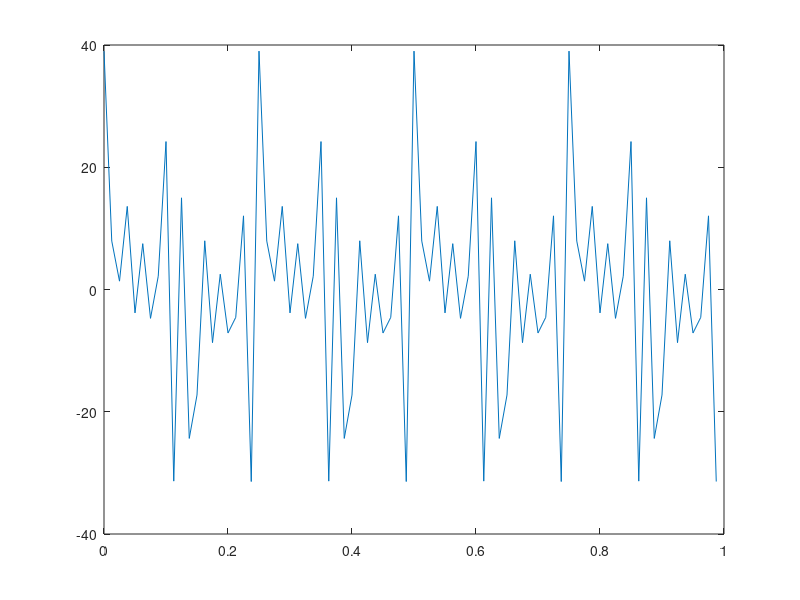
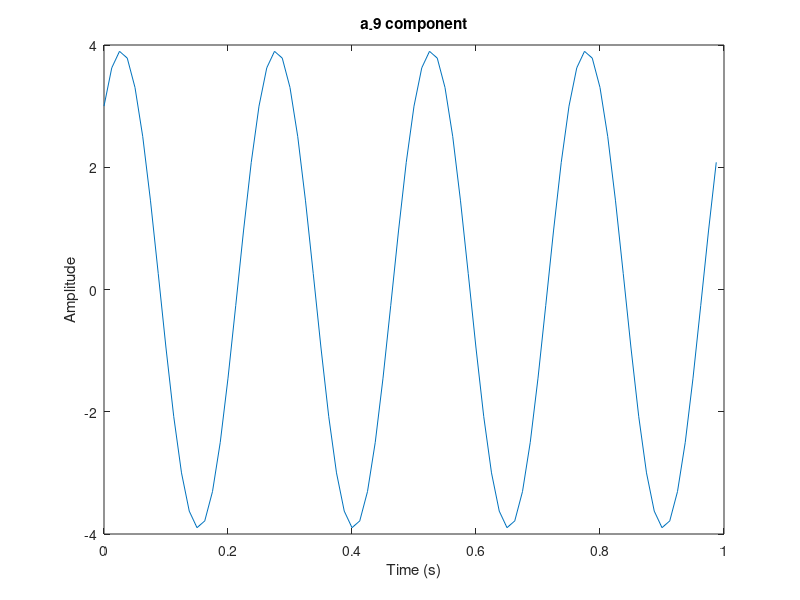
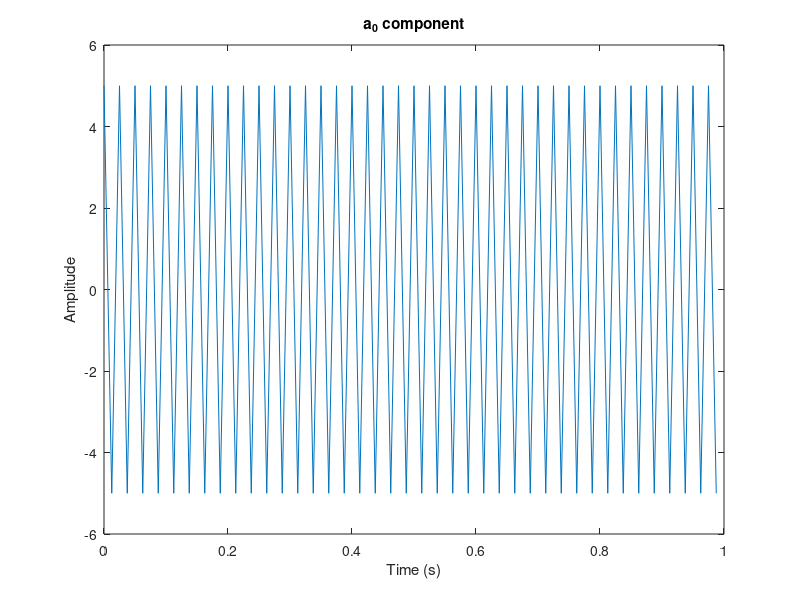
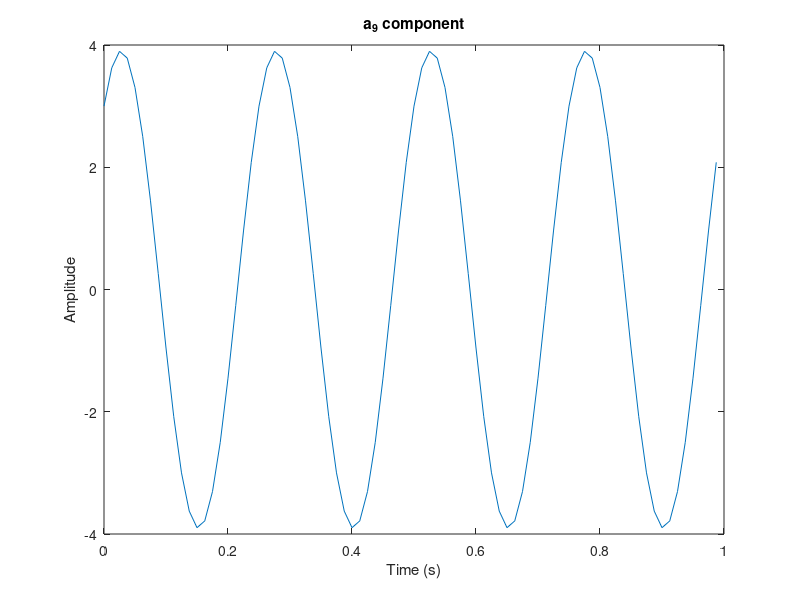

Here is the MATLAB script that generated these plots, in order:
% EEL3135 Lab 3
% Name: Evan Baesler
% UFID: 31151619

% Part 1 - 
% Calculate the phasors using Matlab in polar form for each set of Fourier coefficients.
%The code should use a for-loop where the amplitude and phase are held in the vectors, Amp and Phi (provide
%the code and solution).
%Amp = [A−9, A−8, A−7, A−6, A−5, A−4, A−3, A−2, A−1, A0, A1, A2, A3, A4, A5, A6, A7, A8, A9]
%Phi = [ϕ−9, ϕ−8, ϕ−7, ϕ−6, ϕ−5, ϕ−4, ϕ−3, ϕ−2, ϕ−1, ϕ0, ϕ1, ϕ2, ϕ3, ϕ4, ϕ5, ϕ6, ϕ7, ϕ8, ϕ9]

data =  [3-2.5*i, 0+0*i, 2-2.5*i, 0+0*i, 0+0*i, 3-3*i, 0+0*i, 8-5*i, 0+0*i, 5, 0+0*i, 8+5*i, 0+0*i, 3+3*i, 2+2.5*i, 0+0*i, 2+2.5*i, 0+0*i, 3+2.5*i];

% Taking length of data, and setting up 1x19 arrays to store each waveforms
% amplitude and phase, along with constructing the equivalent cosine wave.
N = length(data);
Phasor = zeros(1, N);
Amp = zeros(1,N);
Phi = zeros(1,N);

% Uses data to find amplitude and phase, storing it and constructing our
% waveforms.
for count = 1:N
    Amp(count) = abs(data(count));
    Phi(count) = angle(data(count));
    Phasor(count) = Amp(count) * exp(1j * Phi(count));
end

% Part 2 -
% Provide the MatLab code for the time vector, "t" that will be used in 
% the Fourier synthesis equation. This will be held as a vector and used 
% to build your sinusoid components.

fs = 80; % Given by prompt.
dt = 1/fs; % Sampling rate is 1/fs
t = 0:dt:1-dt; % Time is set to give 80 samples within a 1 second period.

% Part 3 - 
% Create another for loop that will loop through the ak fourier 
% coefficients which will create each sinusoidal component Xk(t). 
% These sinusoidal components will be held in a Matrix, M(K, N), 
% where k is the number of fourier coefficients and N is the length of 
% the signal.

N = length(t); % Makes N a 1x80 array
K = 19; % We have 19 data points. (-9 to 9)
M = zeros(K,N); % Makes an array of 19x80 (19 waves, 80 data points)
f0 = 4; % Fundamental frequency for 4 Hz steps

for I = 1:19
    % Finds ak by finding equivalent phasor stored
    ak = Phasor(I); 
    % Finds real values of each point in our wave
    M(I, :) = real(ak * exp(1j * 2 * pi * I * f0 * t)); 
end

% Part 4 - 
% Provide the code for how the Fourier synthesis will be implemented.

% Sums all waves together
netWave = sum(M,1);

figure;
plot(t, netWave)

% Part 5 - 
% Plot 3 rows of the Matrix that are tied to an ak. Describe the signals 
% for each plot and its relationship to the components of a sinusoidal wave.

% Plots wave a_-9
figure;
plot(t, M(1,:));
title('a_-9 component')
xlabel('Time (s)')
ylabel('Amplitude')

% Plots wave a_0
figure;
plot(t, M(10,:));
title('a_0 component')
xlabel('Time (s)')
ylabel('Amplitude')

% Plots wave a_9
figure;
plot(t, M(19,:));
title('a_9 component')
xlabel('Time (s)')
ylabel('Amplitude')

% Part 6 -
% Add the Matrix rows to then construct the X(t)Sum signal, using the 
% matlab function "sum”. X_t_sum

X_t_sum = sum(M, 1);

% Part 7 - 
% What is the DC offset of the synthesized signal and how does this relate 
% to the fourier coefficients?

% a_0 is our phasor at 0 Hz which is our DC offset (real component):
DC_offset = real(Phasor(10))

% DC_offset = +5V

% Part 8 - 
% Provide a plot of the synthesized signal. Use the grid on feature on 
% the plot and describe what the graph represents.

figure;
plot(t, X_t_sum);
title('Combined Fourier Signal');
xlabel('Time (s)');
ylabel('Amplitude');
grid on;

% The signal represents the secret message sent by the mainland formed by
% their compressed sequence sent by signals that step by 4 Hz values, 
% going as low as -36 Hz to +36 Hz, from a_-9 to a_9.

% The problem gave us 19 possible harmonics, and 9 phasors in rectangular
% form, which we used to find amplitude and phase, then we formed the
% equivalent waveforms, later combining them into one singular waveform.

% This is a fourier synthesis, where we were given simple cosine waves and
% combined them together to form an advanced signal.
